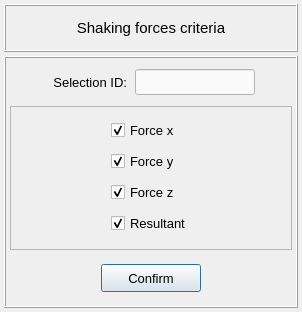
<?xml version="1.0" encoding="UTF-8"?>
<ui version="4.0">
 <class>Form</class>
 <widget class="QWidget" name="Form">
  <property name="geometry">
   <rect>
    <x>0</x>
    <y>0</y>
    <width>302</width>
    <height>312</height>
   </rect>
  </property>
  <property name="windowTitle">
   <string>Form</string>
  </property>
  <layout class="QGridLayout" name="gridLayout">
   <property name="leftMargin">
    <number>4</number>
   </property>
   <property name="topMargin">
    <number>4</number>
   </property>
   <property name="rightMargin">
    <number>4</number>
   </property>
   <property name="bottomMargin">
    <number>4</number>
   </property>
   <property name="spacing">
    <number>4</number>
   </property>
   <item row="0" column="0">
    <widget class="QFrame" name="frame_title">
     <property name="minimumSize">
      <size>
       <width>0</width>
       <height>48</height>
      </size>
     </property>
     <property name="maximumSize">
      <size>
       <width>16777215</width>
       <height>48</height>
      </size>
     </property>
     <property name="frameShape">
      <enum>QFrame::Box</enum>
     </property>
     <property name="frameShadow">
      <enum>QFrame::Raised</enum>
     </property>
     <layout class="QGridLayout" name="gridLayout_2">
      <item row="0" column="0">
       <widget class="QLabel" name="label">
        <property name="font">
         <font>
          <pointsize>11</pointsize>
          <weight>50</weight>
          <bold>false</bold>
         </font>
        </property>
        <property name="text">
         <string>Shaking forces criteria</string>
        </property>
        <property name="alignment">
         <set>Qt::AlignCenter</set>
        </property>
       </widget>
      </item>
     </layout>
    </widget>
   </item>
   <item row="1" column="0">
    <widget class="QFrame" name="frame">
     <property name="frameShape">
      <enum>QFrame::Box</enum>
     </property>
     <property name="frameShadow">
      <enum>QFrame::Raised</enum>
     </property>
     <layout class="QGridLayout" name="gridLayout_3">
      <property name="leftMargin">
       <number>4</number>
      </property>
      <property name="topMargin">
       <number>4</number>
      </property>
      <property name="rightMargin">
       <number>4</number>
      </property>
      <property name="bottomMargin">
       <number>4</number>
      </property>
      <property name="spacing">
       <number>4</number>
      </property>
      <item row="0" column="0">
       <widget class="QFrame" name="frame_selection_id">
        <property name="minimumSize">
         <size>
          <width>0</width>
          <height>40</height>
         </size>
        </property>
        <property name="maximumSize">
         <size>
          <width>380</width>
          <height>40</height>
         </size>
        </property>
        <property name="frameShape">
         <enum>QFrame::NoFrame</enum>
        </property>
        <property name="frameShadow">
         <enum>QFrame::Raised</enum>
        </property>
        <layout class="QGridLayout" name="gridLayout_5">
         <property name="leftMargin">
          <number>2</number>
         </property>
         <property name="topMargin">
          <number>2</number>
         </property>
         <property name="rightMargin">
          <number>2</number>
         </property>
         <property name="bottomMargin">
          <number>2</number>
         </property>
         <property name="horizontalSpacing">
          <number>8</number>
         </property>
         <property name="verticalSpacing">
          <number>2</number>
         </property>
         <item row="0" column="0">
          <spacer name="horizontalSpacer_3">
           <property name="orientation">
            <enum>Qt::Horizontal</enum>
           </property>
           <property name="sizeHint" stdset="0">
            <size>
             <width>40</width>
             <height>20</height>
            </size>
           </property>
          </spacer>
         </item>
         <item row="0" column="2">
          <widget class="QLineEdit" name="lineEdit_selection_id">
           <property name="minimumSize">
            <size>
             <width>100</width>
             <height>26</height>
            </size>
           </property>
           <property name="maximumSize">
            <size>
             <width>160</width>
             <height>26</height>
            </size>
           </property>
           <property name="font">
            <font>
             <family>MS Shell Dlg 2</family>
             <pointsize>10</pointsize>
             <weight>50</weight>
             <italic>false</italic>
             <bold>false</bold>
            </font>
           </property>
           <property name="focusPolicy">
            <enum>Qt::StrongFocus</enum>
           </property>
           <property name="styleSheet">
            <string notr="true">QLineEdit{color: rgb(0, 0, 0); background-color: rgb(250, 250, 250)}
QLineEdit:disabled{color: rgb(100, 100, 100); background-color: rgb(240, 240, 240)}</string>
           </property>
           <property name="alignment">
            <set>Qt::AlignCenter</set>
           </property>
          </widget>
         </item>
         <item row="0" column="1">
          <widget class="QLabel" name="label_2">
           <property name="minimumSize">
            <size>
             <width>80</width>
             <height>26</height>
            </size>
           </property>
           <property name="maximumSize">
            <size>
             <width>100</width>
             <height>26</height>
            </size>
           </property>
           <property name="font">
            <font>
             <family>MS Shell Dlg 2</family>
             <pointsize>10</pointsize>
             <weight>50</weight>
             <italic>false</italic>
             <bold>false</bold>
            </font>
           </property>
           <property name="text">
            <string>Selection ID:</string>
           </property>
           <property name="alignment">
            <set>Qt::AlignRight|Qt::AlignTrailing|Qt::AlignVCenter</set>
           </property>
          </widget>
         </item>
         <item row="0" column="3">
          <spacer name="horizontalSpacer_4">
           <property name="orientation">
            <enum>Qt::Horizontal</enum>
           </property>
           <property name="sizeHint" stdset="0">
            <size>
             <width>40</width>
             <height>20</height>
            </size>
           </property>
          </spacer>
         </item>
        </layout>
       </widget>
      </item>
      <item row="1" column="0">
       <widget class="QFrame" name="frame_2">
        <property name="frameShape">
         <enum>QFrame::StyledPanel</enum>
        </property>
        <property name="frameShadow">
         <enum>QFrame::Raised</enum>
        </property>
        <layout class="QGridLayout" name="gridLayout_4">
         <item row="3" column="2">
          <widget class="QCheckBox" name="checkBox_resultant_force">
           <property name="font">
            <font>
             <pointsize>10</pointsize>
            </font>
           </property>
           <property name="text">
            <string>Resultant</string>
           </property>
           <property name="checked">
            <bool>true</bool>
           </property>
          </widget>
         </item>
         <item row="0" column="2">
          <widget class="QCheckBox" name="checkBox_force_Fx">
           <property name="font">
            <font>
             <pointsize>10</pointsize>
            </font>
           </property>
           <property name="text">
            <string>Force x</string>
           </property>
           <property name="checked">
            <bool>true</bool>
           </property>
          </widget>
         </item>
         <item row="2" column="2">
          <widget class="QCheckBox" name="checkBox_force_Fz">
           <property name="font">
            <font>
             <pointsize>10</pointsize>
            </font>
           </property>
           <property name="text">
            <string>Force z</string>
           </property>
           <property name="checked">
            <bool>true</bool>
           </property>
          </widget>
         </item>
         <item row="1" column="2">
          <widget class="QCheckBox" name="checkBox_force_Fy">
           <property name="font">
            <font>
             <pointsize>10</pointsize>
            </font>
           </property>
           <property name="text">
            <string>Force y</string>
           </property>
           <property name="checked">
            <bool>true</bool>
           </property>
          </widget>
         </item>
         <item row="1" column="4">
          <spacer name="horizontalSpacer_2">
           <property name="orientation">
            <enum>Qt::Horizontal</enum>
           </property>
           <property name="sizeHint" stdset="0">
            <size>
             <width>40</width>
             <height>20</height>
            </size>
           </property>
          </spacer>
         </item>
         <item row="1" column="0">
          <spacer name="horizontalSpacer">
           <property name="orientation">
            <enum>Qt::Horizontal</enum>
           </property>
           <property name="sizeHint" stdset="0">
            <size>
             <width>40</width>
             <height>20</height>
            </size>
           </property>
          </spacer>
         </item>
        </layout>
       </widget>
      </item>
      <item row="2" column="0">
       <widget class="QFrame" name="frame_7">
        <property name="minimumSize">
         <size>
          <width>0</width>
          <height>48</height>
         </size>
        </property>
        <property name="maximumSize">
         <size>
          <width>400</width>
          <height>48</height>
         </size>
        </property>
        <property name="frameShape">
         <enum>QFrame::NoFrame</enum>
        </property>
        <property name="frameShadow">
         <enum>QFrame::Raised</enum>
        </property>
        <layout class="QGridLayout" name="gridLayout_11">
         <property name="leftMargin">
          <number>0</number>
         </property>
         <property name="topMargin">
          <number>0</number>
         </property>
         <property name="rightMargin">
          <number>0</number>
         </property>
         <property name="bottomMargin">
          <number>0</number>
         </property>
         <property name="spacing">
          <number>0</number>
         </property>
         <item row="0" column="0">
          <widget class="QPushButton" name="pushButton_confirm">
           <property name="minimumSize">
            <size>
             <width>100</width>
             <height>28</height>
            </size>
           </property>
           <property name="maximumSize">
            <size>
             <width>100</width>
             <height>28</height>
            </size>
           </property>
           <property name="font">
            <font>
             <family>MS Shell Dlg 2</family>
             <pointsize>10</pointsize>
             <weight>50</weight>
             <italic>false</italic>
             <bold>false</bold>
            </font>
           </property>
           <property name="styleSheet">
            <string notr="true"/>
           </property>
           <property name="text">
            <string>Confirm</string>
           </property>
           <property name="default">
            <bool>true</bool>
           </property>
          </widget>
         </item>
        </layout>
       </widget>
      </item>
     </layout>
    </widget>
   </item>
  </layout>
 </widget>
 <tabstops>
  <tabstop>lineEdit_selection_id</tabstop>
  <tabstop>checkBox_force_Fx</tabstop>
  <tabstop>checkBox_force_Fy</tabstop>
  <tabstop>checkBox_force_Fz</tabstop>
  <tabstop>checkBox_resultant_force</tabstop>
  <tabstop>pushButton_confirm</tabstop>
 </tabstops>
 <resources/>
 <connections/>
</ui>
